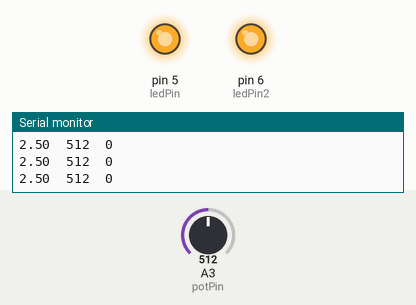
This sketch was run on a simulated Arduino Uno, built with avr-gcc and run on an emulated ATmega328P. On the bench: output pins drawn as LEDs (lit = HIGH), the last lines printed to the serial monitor. The test bench sets the inputs (shaded band); at power-on: A3 (potPin) = 512.

Above: at 1.2 s.
1.3 s: A3 (potPin) set to 524
4.0 s: A3 (potPin) set to 541
At 5.8 s:
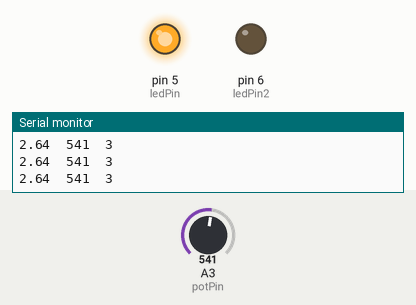
7.0 s: A3 (potPin) set to 306
At 9.3 s:
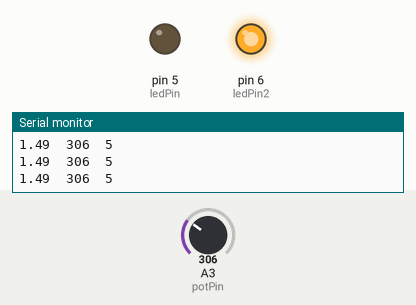
10.0 s: A3 (potPin) set to 475
11.5 s: A3 (potPin) set to 510
At 11.9 s:
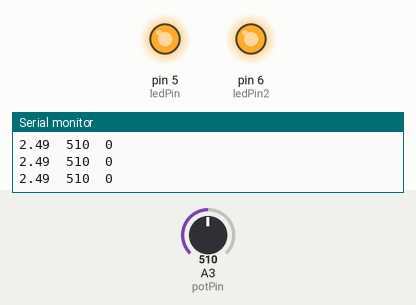
13.0 s: A3 (potPin) set to 716
At 14.9 s:
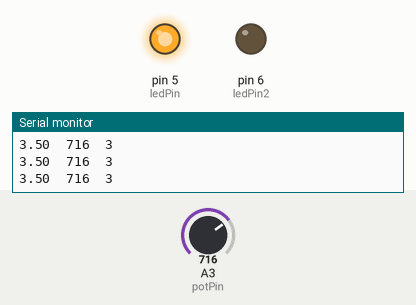
Timing chart, 0 to 16.4 s (numbered marks = the images above; inputs shaded):
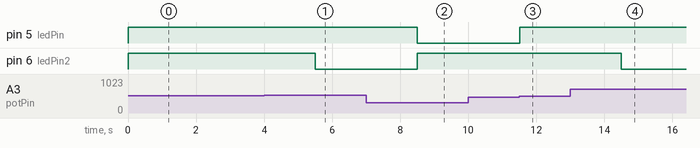

Measured:
- the behaviour switches between 532 and 533 on A3 (potPin) (found by bisection; images 0 and 1)
- the behaviour switches between 491 and 492 on A3 (potPin) (found by bisection; images 2 and 3)
- after the input at 4.0 s, pin 6 (ledPin2): HIGH → LOW after 1.5 s
- after the input at 7.0 s, pin 5 (ledPin): HIGH → LOW after 1.5 s; pin 6 (ledPin2): LOW → HIGH after 1.5 s
- after the input at 11.5 s, pin 5 (ledPin): LOW → HIGH at once
- after the input at 13.0 s, pin 6 (ledPin2): HIGH → LOW after 1.5 s

The sketch:

sketch_oct21b.ino
```cpp
/* Analog Read to LED
 * ------------------
 *
 * turns on and off a light emitting diode(LED) connected to digital
 * pin 13. The amount of time the LED will be on and off depends on
 * the value obtained by analogRead(). In the easiest case we connect
 * a potentiometer to analog pin 2.
 *
 * Created 1 December 2005
 * copyleft 2005 DojoDave <http://www.0j0.org>
 * http://arduino.berlios.de
 *
 */
// sudo chmod a+rw /dev/ttyACM0
// in case there are problems with ubuntu
// also, delete preferences.txt if there are problems with baud rate
// vcc and ground from arduino

int potPin = 3;    // select the input pin for the sensor
int ledPin = 5;   // select the pin for relays 1 and 4 (26 pb)
int ledPin2 = 6;   // select the pin for relays 2 and 3 (25 pb)

float val = 0;       // variable to store the value coming from the sensor
int valcont = 0;     // state of the motor, 0, 3, 5
int valold = 0;      // dummy for delay after state change
float vref = 2.5;    // reference voltage
float eps = 0.1;     // tolerance

void setup() {
  pinMode(ledPin, OUTPUT);  // declare the ledPin as an OUTPUT
  pinMode(ledPin2, OUTPUT);  // declare the ledPin as an OUTPUT
// protection from short-circuiting the motor
  digitalWrite(ledPin, HIGH);  // turn the ledPin on
  digitalWrite(ledPin2, HIGH);  // turn the ledPin on
  Serial.begin(9600);
}

void loop() {

  val = (float)analogRead(potPin)*5./1024.;
//((int)(val*10))/10.;
  if (val < vref - eps){
    valcont = 5;
  }
  if (val > vref + eps){
    valcont = 3;
  }
  if (val >= vref - eps && val <= vref + eps){
    valcont = 0;
  }

//(int)((float)val*5./1023.);
  if( valold != valcont && valcont != 0 ){
    delay(1500);
    digitalWrite(ledPin, HIGH);  // turn the ledPin on
    digitalWrite(ledPin2, HIGH);  // turn the ledPin on
  }
  valold = valcont;
  Serial.print(val);
  Serial.print("\t");
  Serial.print(analogRead(potPin));
  Serial.print("\t");
  Serial.print(valcont);
  Serial.print("\n");

  if(valcont == 0){
    digitalWrite(ledPin, HIGH);  // turn the ledPin on
    digitalWrite(ledPin2, HIGH);  // turn the ledPin on
  }
  if(valcont == 3){
    digitalWrite(ledPin, HIGH);  // turn the ledPin on
    digitalWrite(ledPin2, LOW);  // turn the ledPin on
  }
  if(valcont == 5){
    digitalWrite(ledPin, LOW);  // turn the ledPin on
    digitalWrite(ledPin2, HIGH);  // turn the ledPin on
  }

}
```
